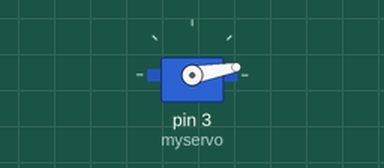
Simulated run of this sketch. Board: Arduino Uno, built with avr-gcc and run on an emulated ATmega328P. Shown: servo.

Above: at 0.05 s.
At 1.35 s:
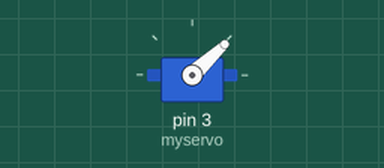
At 2.35 s:
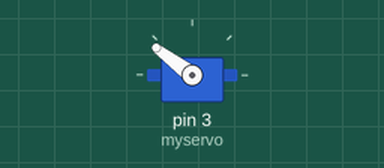
At 4.7 s:
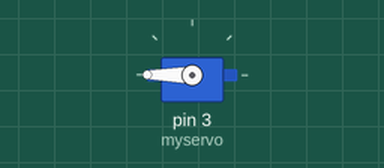
Timing chart, 0 to 6.1 s (numbered marks = the images above):
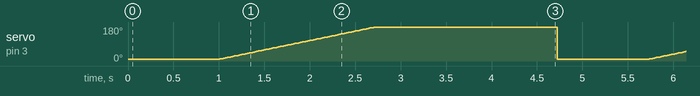

Measured:
- by itself, servo on pin 3 (myservo): ramps from 10° to 180° and jumps back, once every 4.7 s

The sketch:

servoTest.ino
```cpp
#include <Servo.h>
Servo myservo;
void setup(){
  myservo.attach(3);
}
void loop(){
  myservo.write(10);
  delay(1000);
  for(int i=10; i<=180; i++){
    myservo.write(i);
    delay(10);
  }
  delay(2000);
}
```
